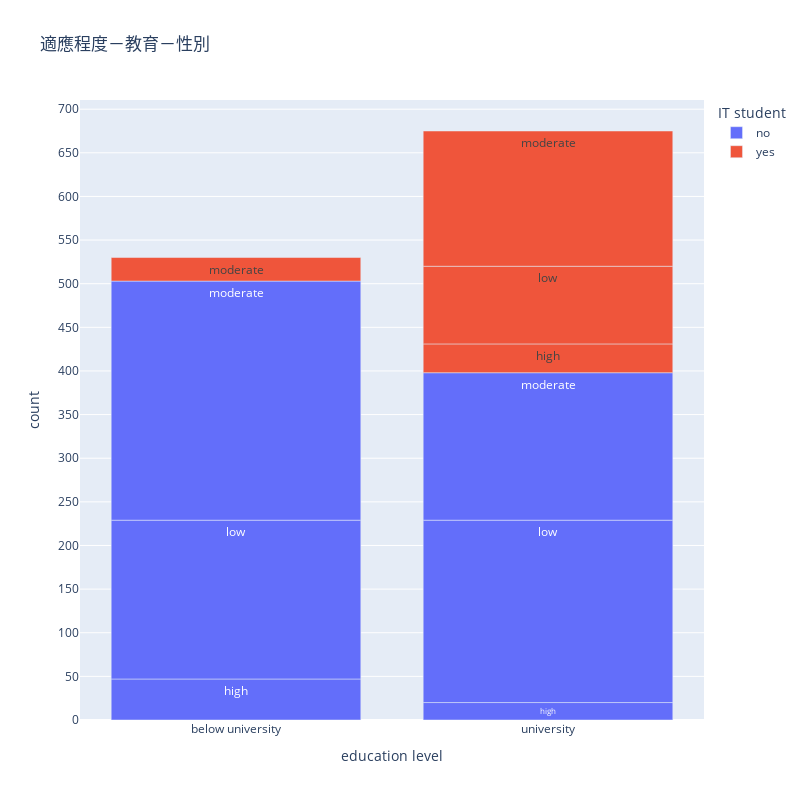

Source (notebook cell):
### Code cell
#bar
fig = px.bar(df, x="education level", y="count", color="IT student", title="適應程度－教育－性別",width=800, height=800,text='adaptivity level')
fig.update_traces(textposition='inside')
fig.update_layout(yaxis=dict(tickmode = 'linear',tick0 = 0,dtick = 50))
fig.update_layout(xaxis=dict(tickmode = 'linear',tick0 = 0,dtick = 1))


fig.show()

### Figure 1 — Plotly figure (JSON) as saved in the notebook; plotly's stock layout.template omitted (floating-point values rounded to 4 significant figures)
{"data": [{"alignmentgroup": "True", "hovertemplate": "IT student=no<br>education level=%{x}<br>count=%{y}<br>adaptivity level=%{text}<extra></extra>", "legendgroup": "no", "marker": {"color": "#636efa", "pattern": {"shape": ""}}, "name": "no", "offsetgroup": "no", "orientation": "v", "showlegend": true, "text": ["high", "low", "moderate", "high", "low", "moderate"], "textposition": "inside", "type": "bar", "x": ["below university", "below university", "below university", "university", "university", "university"], "xaxis": "x", "y": [47, 182, 274, 20, 209, 169], "yaxis": "y"}, {"alignmentgroup": "True", "hovertemplate": "IT student=yes<br>education level=%{x}<br>count=%{y}<br>adaptivity level=%{text}<extra></extra>", "legendgroup": "yes", "marker": {"color": "#EF553B", "pattern": {"shape": ""}}, "name": "yes", "offsetgroup": "yes", "orientation": "v", "showlegend": true, "text": ["moderate", "high", "low", "moderate"], "textposition": "inside", "type": "bar", "x": ["below university", "university", "university", "university"], "xaxis": "x", "y": [27, 33, 89, 155], "yaxis": "y"}], "layout": {"barmode": "relative", "height": 800, "legend": {"title": {"text": "IT student"}, "tracegroupgap": 0}, "title": {"text": "適應程度－教育－性別"}, "width": 800, "xaxis": {"anchor": "y", "domain": [0, 1], "dtick": 1, "tick0": 0, "tickmode": "linear", "title": {"text": "education level"}}, "yaxis": {"anchor": "x", "domain": [0, 1], "dtick": 50, "tick0": 0, "tickmode": "linear", "title": {"text": "count"}}}}
